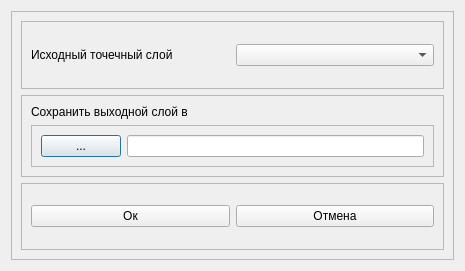
<?xml version="1.0" encoding="UTF-8"?>
<ui version="4.0">
 <class>LIPTriangulationGeosForm</class>
 <widget class="QDialog" name="LIPTriangulationGeosForm">
  <property name="geometry">
   <rect>
    <x>0</x>
    <y>0</y>
    <width>465</width>
    <height>271</height>
   </rect>
  </property>
  <property name="windowTitle">
   <string>Dialog</string>
  </property>
  <layout class="QHBoxLayout" name="horizontalLayout">
   <item>
    <widget class="QFrame" name="frame">
     <property name="frameShape">
      <enum>QFrame::StyledPanel</enum>
     </property>
     <property name="frameShadow">
      <enum>QFrame::Raised</enum>
     </property>
     <layout class="QVBoxLayout" name="verticalLayout">
      <item>
       <widget class="QFrame" name="frame_2">
        <property name="frameShape">
         <enum>QFrame::StyledPanel</enum>
        </property>
        <property name="frameShadow">
         <enum>QFrame::Raised</enum>
        </property>
        <layout class="QHBoxLayout" name="horizontalLayout_2">
         <item>
          <widget class="QLabel" name="label">
           <property name="text">
            <string>Исходный точечный слой</string>
           </property>
          </widget>
         </item>
         <item>
          <widget class="LIPComboBox" name="comboBoxLayers"/>
         </item>
        </layout>
       </widget>
      </item>
      <item>
       <widget class="QFrame" name="frame_3">
        <property name="frameShape">
         <enum>QFrame::StyledPanel</enum>
        </property>
        <property name="frameShadow">
         <enum>QFrame::Raised</enum>
        </property>
        <layout class="QVBoxLayout" name="verticalLayout_2">
         <item>
          <widget class="QLabel" name="label_2">
           <property name="text">
            <string>Сохранить выходной слой в</string>
           </property>
          </widget>
         </item>
         <item>
          <widget class="QFrame" name="frame_4">
           <property name="frameShape">
            <enum>QFrame::StyledPanel</enum>
           </property>
           <property name="frameShadow">
            <enum>QFrame::Raised</enum>
           </property>
           <layout class="QHBoxLayout" name="horizontalLayout_3">
            <item>
             <widget class="QPushButton" name="pushButtonFileDialog">
              <property name="text">
               <string>...</string>
              </property>
             </widget>
            </item>
            <item>
             <widget class="QLineEdit" name="lineEditFileName"/>
            </item>
           </layout>
          </widget>
         </item>
        </layout>
       </widget>
      </item>
      <item>
       <widget class="QFrame" name="frame_5">
        <property name="frameShape">
         <enum>QFrame::StyledPanel</enum>
        </property>
        <property name="frameShadow">
         <enum>QFrame::Raised</enum>
        </property>
        <layout class="QHBoxLayout" name="horizontalLayout_4">
         <item>
          <widget class="QPushButton" name="pushButtonOk">
           <property name="text">
            <string>Ок</string>
           </property>
          </widget>
         </item>
         <item>
          <widget class="QPushButton" name="pushButtonCancel">
           <property name="text">
            <string>Отмена</string>
           </property>
          </widget>
         </item>
        </layout>
       </widget>
      </item>
     </layout>
    </widget>
   </item>
  </layout>
 </widget>
 <customwidgets>
  <customwidget>
   <class>LIPComboBox</class>
   <extends>QComboBox</extends>
   <header>lipcombobox.h</header>
  </customwidget>
 </customwidgets>
 <resources/>
 <connections/>
</ui>
